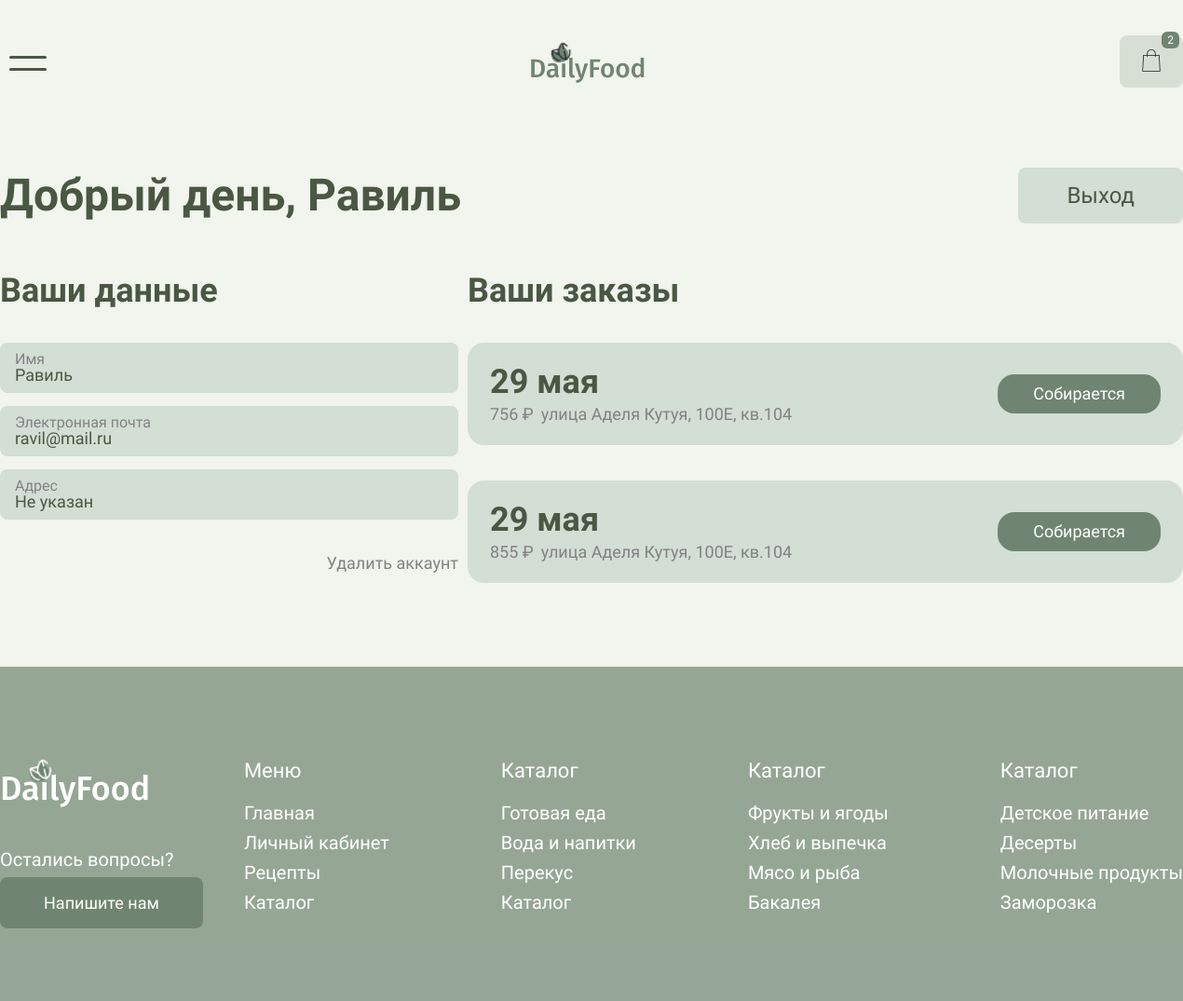
The page /?page=profile (signed in) on the database its author committed.
### tables this page shows
CREATE TABLE `users` (
  `id` int(11) NOT NULL,
  `name` varchar(255) NOT NULL,
  `email` varchar(255) NOT NULL,
  `password` varchar(255) NOT NULL,
  `address` varchar(255) NOT NULL,
  `role` int(11) NOT NULL COMMENT '1 - user \r\n2 - moder\r\n3 - admin'
);

CREATE TABLE `orders` (
  `id` int(11) NOT NULL,
  `userId` int(11) NOT NULL,
  `price` int(11) NOT NULL,
  `status` int(11) NOT NULL,
  `payment_method` varchar(255) NOT NULL,
  `comment` varchar(255) NOT NULL,
  `date` date NOT NULL
);

### pages/profile.php (the view, shortened to what this page needs)
<section class="user_profile">
  <div class="container">
    <div class="header_catalog_selected_category">
      <h2 class="headtitle_style_search">
        <span class="part-of-the-day">Добрый день</span>,
        <?= $user["name"] ?>
      </h2>
      <a href="?do=exit" class="button_log_out">Выход</a>
    </div>
    <div class="content_user-profile">
      <div class="user-profile_information">
        <p class="title_user_style">
          Ваши данные
        </p>
        <div class="user-profile_information_list">
          <div class="user_profile_item">
            <p class="field_name">
              Имя
            </p>
            <p class="user_data">
              <?= $user["name"] ?>
            </p>
          </div>
          <div class="user_profile_item">
            <p class="field_name">
              Электронная почта
            </p>
            <p class="user_data">
              <?= $user["email"] ?>
            </p>
          </div>
          <div class="user_profile_item">
            <p class="field_name">
              Адрес
            </p>
            <p class="user_data">
              <?= $user["address"] ?>
            </p>
          </div>
        </div>
        <a href="#" class="delete_button">Удалить аккаунт</a>
      </div>
      <div class="user-profile_information">
        <p class="title_user_style">
          Ваши заказы
        </p>
        <div id="user-orders-list" class="user_profile_orders_list">
          <?php
          $userId = $user["id"];
          $getUserOrdersSQL = "SELECT * FROM orders WHERE userId = '$userId'";
          $userOrdersResponse = $link->query($getUserOrdersSQL);
          while ($order = $userOrdersResponse->fetch_assoc()) {
            $textStatus = "Собирается";
            ?>
            <div id="user-order-item" class="user_profile_order_item">
              <div class="order_information_user">
                <div class="inf">
                  <p class="title_user_style js-format_date">
                  </p>
                  <div>
                    <p class="order_text_style">
                      <?= $order["price"] ?> ₽
                    </p>
                    <p class="order_text_style">улица Аделя Кутуя, 100Е, кв.104</p>
                  </div>
                </div>
                <div class="status_value_user">
                  <?= $textStatus ?>
                </div>
              </div>
            </div>
          <? }
          ?>
        </div>
      </div>
    </div>
  </div>
</section>

### css/style.css (style rules this page uses)
html, body, div, span, applet, object, iframe, h1, h2, h3, h4, h5, h6, p, blockquote, pre, a, abbr, acronym, address, big, cite, code, del, dfn, em, img, ins, kbd, q, s, samp, small, strike, strong, sub, sup, tt, var, b, u, i, center, dl, dt, dd, ol, ul, li, fieldset, form, label, legend, table, caption, tbody, tfoot, thead, tr, th, td, article, aside, canvas, details, embed, figure, figcaption, footer, header, hgroup, menu, nav, output, ruby, section, summary, time, mark, audio, video { margin: 0; padding: 0; border: 0; font-size: 100%; font: inherit; vertical-align: baseline; text-decoration: none; }
article, aside, details, figcaption, figure, footer, header, hgroup, menu, nav, section { display: block; }
body { line-height: 1; }
body { margin: 0; padding: 0; font-family: "Fira Sans", sans-serif; background-color: #f1f5ed; }
.container { width: 100%; max-width: 1520px; margin: auto; }
.header_catalog_selected_category { display: flex; align-items: center; justify-content: space-between; }
.headtitle_style_search { color: #4a5743; font-size: 48px; font-weight: 700; }
.user_profile { padding-top: 180px; padding-bottom: 90px; box-sizing: border-box; }
.button_log_out { background-color: #d3ded4; color: #4a5743; border-radius: 8px; font-weight: 500; font-size: 24px; padding: 18px 52px; text-decoration: none; }
.content_user-profile { display: flex; justify-content: space-between; align-items: flex-start; margin-top: 54px; }
.user-profile_information { display: flex; flex-direction: column; row-gap: 38px; }
.title_user_style { font-size: 36px; font-weight: 600; color: #4a5743; }
.user-profile_information_list { display: flex; flex-direction: column; row-gap: 14px; }
.user_profile_item { padding: 10px 16px; background-color: #d3ded4; border-radius: 8px; width: 460px; }
.field_name { font-size: 16px; font-weight: 500; color: #828284; }
.user_data { font-size: 18px; font-weight: 500; color: #4a5743; }
.delete_button { font-size: 18px; color: #828284; font-weight: 500; display: flex; justify-content: flex-end; text-decoration: none; }
.user_profile_orders_list { display: flex; flex-direction: column; row-gap: 38px; }
.user_profile_order_item { padding: 24px; background-color: #d3ded4; border-radius: 18px; width: 720px; }
.order_information_user div { display: flex; column-gap: 8px; }
.order_information_user { display: flex; justify-content: space-between; align-items: center; }
.inf { display: flex; flex-direction: column; row-gap: 8px; }
.order_text_style { font-size: 18px; color: #828284; font-weight: 500; }
.status_value_user { padding: 12px 38px; background-color: #708571; color: #ffffff; font-size: 18px; font-weight: 500; border-radius: 18px; }
.part-of-the-day { white-space: nowrap; }

### rows shown on the page
users: name "Равиль", email "ravil@mail.ru", address "Не указан"
orders: price "756", textStatus "Собирается"
orders: price "855", textStatus "Собирается"

### other values the page prints
$userCartCount "2"
